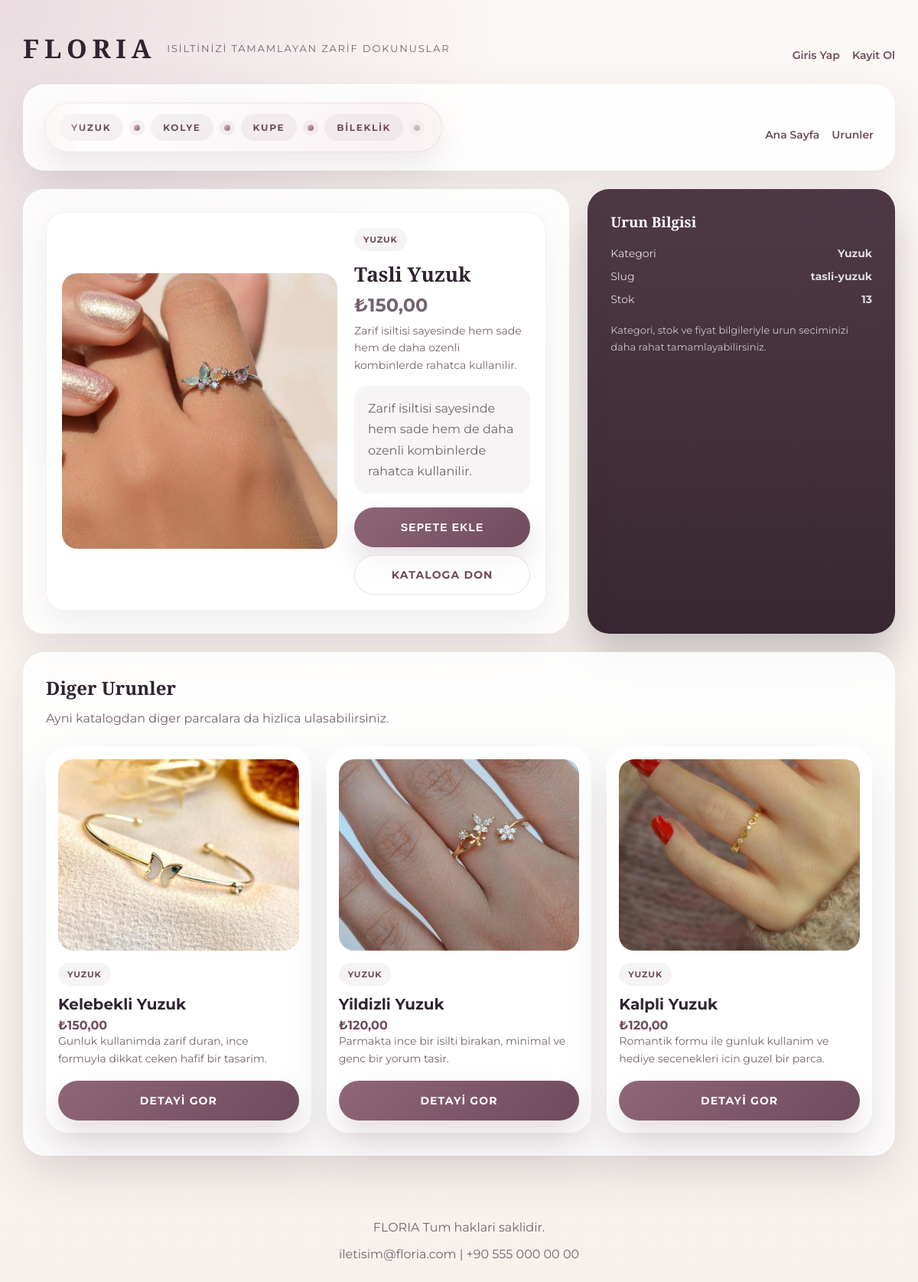
Page /product.php?slug=tasli-yuzuk on the committed database.
### tables this page shows
CREATE TABLE menus (
    id INT UNSIGNED AUTO_INCREMENT PRIMARY KEY,
    title VARCHAR(120) NOT NULL,
    url VARCHAR(255) NOT NULL,
    target VARCHAR(20) NOT NULL DEFAULT '_self',
    sort_order INT NOT NULL DEFAULT 0,
    is_active TINYINT(1) NOT NULL DEFAULT 1,
    created_at TIMESTAMP DEFAULT CURRENT_TIMESTAMP,
    updated_at TIMESTAMP DEFAULT CURRENT_TIMESTAMP ON UPDATE CURRENT_TIMESTAMP
);

CREATE TABLE products (
    id INT UNSIGNED AUTO_INCREMENT PRIMARY KEY,
    category_id INT UNSIGNED NOT NULL,
    name VARCHAR(150) NOT NULL,
    slug VARCHAR(180) NOT NULL UNIQUE,
    short_description VARCHAR(255) DEFAULT NULL,
    description TEXT DEFAULT NULL,
    price DECIMAL(10,2) NOT NULL,
    stock INT NOT NULL DEFAULT 0,
    sku VARCHAR(100) DEFAULT NULL UNIQUE,
    cover_image VARCHAR(255) DEFAULT NULL,
    is_active TINYINT(1) NOT NULL DEFAULT 1,
    created_at TIMESTAMP DEFAULT CURRENT_TIMESTAMP,
    updated_at TIMESTAMP DEFAULT CURRENT_TIMESTAMP ON UPDATE CURRENT_TIMESTAMP,
    CONSTRAINT fk_products_category FOREIGN KEY (category_id) REFERENCES categories(id)
);

CREATE TABLE categories (
    id INT UNSIGNED AUTO_INCREMENT PRIMARY KEY,
    name VARCHAR(120) NOT NULL,
    slug VARCHAR(150) NOT NULL UNIQUE,
    description TEXT DEFAULT NULL,
    sort_order INT NOT NULL DEFAULT 0,
    is_active TINYINT(1) NOT NULL DEFAULT 1,
    created_at TIMESTAMP DEFAULT CURRENT_TIMESTAMP,
    updated_at TIMESTAMP DEFAULT CURRENT_TIMESTAMP ON UPDATE CURRENT_TIMESTAMP
);

### app/repositories/SettingRepository.php (called while the page is built, shortened)
<?php
function settingsAll(PDO $pdo): array
{
    $statement = $pdo->prepare('SELECT * FROM settings ORDER BY setting_key ASC');
    $statement->execute();
    $rows = $statement->fetchAll();
    $settings = [];
    foreach ($rows as $row) {
        $settings[$row['setting_key']] = $row['setting_value'];
    }
    return $settings;
}

### app/helpers/functions.php (called while the page is built, shortened)
<?php
function e(?string $value): string
{
    return htmlspecialchars((string) $value, ENT_QUOTES, 'UTF-8');
}

### app/config/config.php (called while the page is built, shortened)
<?php
return [
    'app_name' => 'FLORIA',
    'app_url' => 'http://localhost:8000',
    'timezone' => 'Europe/Istanbul',
    'locale' => 'tr_TR',
    'db' => [
        'driver' => 'mysql',
        'host' => '127.0.0.1',
        'port' => 3306,
        'database' => 'floria_db',
        'username' => 'root',
        'password' => '',
        'charset' => 'utf8mb4',
        'collation' => 'utf8mb4_unicode_ci',
    ],
    'session' => [
        'name' => 'floria_admin_session',
        'public_name' => 'floria_public_session',
    ],
];

### app/helpers/auth.php (called while the page is built, shortened)
<?php
function startPublicSession(): void
{
    $config = require __DIR__ . '/../config/config.php';
}
function publicUser(): ?array
{
    return $_SESSION['public_user'] ?? null;
}

### app/repositories/MenuRepository.php (called while the page is built, shortened)
<?php
function menuActiveAll(PDO $pdo): array
{
    $statement = $pdo->prepare('SELECT * FROM menus WHERE is_active = 1 ORDER BY sort_order ASC, id ASC');
    $statement->execute();
    return $statement->fetchAll();
}

### app/repositories/ProductRepository.php (called while the page is built, shortened)
<?php
function productFindBySlug(PDO $pdo, string $slug): ?array
{
    $sql = '
        SELECT products.*, categories.name AS category_name
        FROM products
        INNER JOIN categories ON categories.id = products.category_id
        WHERE products.slug = :slug AND products.is_active = 1
        LIMIT 1
    ';
    $statement = $pdo->prepare($sql);
    $statement->execute(['slug' => $slug]);
    $product = $statement->fetch();
    return $product ?: null;
}
function productRecent(PDO $pdo, int $limit = 4): array
{
    $limit = max(1, $limit);
    $statement = $pdo->prepare("SELECT products.*, categories.name AS category_name
        FROM products
        INNER JOIN categories ON categories.id = products.category_id
        WHERE products.is_active = 1
        ORDER BY products.created_at DESC
        LIMIT {$limit}");
    $statement->execute();
    return $statement->fetchAll();
}

### public/product.php (the view, shortened to what this page needs)
<?php
require_once dirname(__DIR__) . '/app/bootstrap.php';
$slug = trim((string) ($_GET['slug'] ?? ''));
try {
    $settings = settingsAll($pdo);
    $menus = menuActiveAll($pdo);
    $product = $slug !== '' ? productFindBySlug($pdo, $slug) : null;
    $relatedProducts = productRecent($pdo, 3);
} catch (Throwable $exception) {
    $settings = [];
    $menus = [];
    $product = null;
    $relatedProducts = [];
    logSystemError('public_product_detail_error', $exception->getMessage());
}
$siteTitle = $settings['site_title'] ?? 'FLORIA';
$siteTagline = $settings['site_tagline'] ?? 'Zarafetin yeni hali';
require dirname(__DIR__) . '/app/views/layouts/public_header.php';
?>
<main class="catalog-page">
    <div class="catalog-shell">
        <?php require dirname(__DIR__) . '/app/views/components/public_site_header.php'; ?>
        <?php if (!$product): ?>
            <div class="empty-state">Aradiginiz urun bulunamadi.</div>
        <?php else: ?>
            <section class="cart-layout">
                <section class="panel-card">
                    <div class="cart-item" style="grid-template-columns: minmax(280px, 360px) 1fr;">
                        <img src="<?= e('../' . ($product['cover_image'] ?: 'images/kelebekli-yuzuk.jpg')); ?>" alt="<?= e($product['name']); ?>" style="width:100%; height:360px;">
                        <div class="cart-info">
                            <span class="product-meta"><?= e($product['category_name']); ?></span>
                            <h3><?= e($product['name']); ?></h3>
                            <p class="price">₺<?= e(number_format((float) $product['price'], 2, ',', '.')); ?></p>
                            <div class="cart-caption"><?= e($product['short_description'] ?: 'Kisa aciklama eklenmemis.'); ?></div>
                            <div class="cart-note" style="margin-top:16px;">
                                <?= e($product['description'] ?: 'Bu urun gunluk kullanimdan ozel gun kombinlerine kadar rahatca eslik edecek zarif bir secim sunar.'); ?>
                            </div>
                            <div class="product-actions" style="margin-top: 18px;">
                                <button class="primary-btn" type="button" onclick='addToCart(<?= json_encode([
                                    'id' => (int) $product['id'],
                                    'ad' => $product['name'],
                                    'fiyat' => '₺' . number_format((float) $product['price'], 2, ',', '.'),
                                    'resim' => '../' . ($product['cover_image'] ?: 'images/kelebekli-yuzuk.jpg'),
                                ], JSON_UNESCAPED_UNICODE | JSON_UNESCAPED_SLASHES); ?>)'>Sepete Ekle</button>
                                <a class="secondary-btn" href="products.php">Kataloga Don</a>
                            </div>
                        </div>
                    </div>
                </section>
                <aside class="summary-card">
                    <h3>Urun Bilgisi</h3>
                    <div class="summary-list">
                        <div class="summary-row"><span>Kategori</span><strong><?= e($product['category_name']); ?></strong></div>
                        <div class="summary-row"><span>Slug</span><strong><?= e($product['slug']); ?></strong></div>
                        <div class="summary-row"><span>Stok</span><strong><?= e((string) $product['stock']); ?></strong></div>
                    </div>
                    <p class="summary-note">Kategori, stok ve fiyat bilgileriyle urun seciminizi daha rahat tamamlayabilirsiniz.</p>
                </aside>
            </section>
            <?php if (!empty($relatedProducts)): ?>
                <section class="panel-card" style="margin-top: 24px;">
                    <div class="panel-header">
                        <div>
                            <h2>Diger Urunler</h2>
                            <p>Ayni katalogdan diger parcalara da hizlica ulasabilirsiniz.</p>
                        </div>
                    </div>
                    <div class="product-grid">
                        <?php foreach ($relatedProducts as $related): ?>
                            <article class="product-card">
                                <img class="product-image" src="<?= e('../' . ($related['cover_image'] ?: 'images/kelebekli-yuzuk.jpg')); ?>" alt="<?= e($related['name']); ?>">
                                <span class="product-meta"><?= e($related['category_name']); ?></span>
                                <h3><?= e($related['name']); ?></h3>
                                <p>₺<?= e(number_format((float) $related['price'], 2, ',', '.')); ?></p>
                                <div class="product-copy"><?= e($related['short_description'] ?: 'Kisa aciklama eklenmemis.'); ?></div>
                                <div class="product-actions">
                                    <a class="primary-btn" href="product.php?slug=<?= e($related['slug']); ?>">Detayi Gor</a>
                                </div>
                            </article>
                        <?php endforeach; ?>
                    </div>
                </section>
            <?php endif; ?>
        <?php endif; ?>
    </div>
</main>
<?php require dirname(__DIR__) . '/app/views/components/public_site_footer.php'; ?>
<?php require dirname(__DIR__) . '/app/views/layouts/public_footer.php'; ?>

### app/views/components/public_site_header.php (shortened to what this page needs)
<?php
$siteTitle = $siteTitle ?? 'FLORIA';
$siteTagline = $siteTagline ?? 'Zarafetin yeni hali';
$menus = $menus ?? [];
$publicUser = publicUser();
?>
<div class="page-topbar">
    <a href="index.php" class="page-brand">
        <strong><?= e($siteTitle); ?></strong>
        <span><?= e($siteTagline); ?></span>
    </a>
    <div class="auth-links">
        <?php if ($publicUser): ?>
            <a href="orders.php">Siparislerim</a>
            <a href="cart.php">Sepetim</a>
            <a href="logout.php">Cikis Yap</a>
        <?php else: ?>
            <a href="login.php">Giris Yap</a>
            <a href="register.php">Kayit Ol</a>
        <?php endif; ?>
    </div>
</div>
<?php if (!empty($menus)): ?>
    <section class="catalog-toolbar" style="margin-bottom: 24px;">
        <div>
            <div class="jewelry-ribbon" aria-label="Takı kategorileri">
                <div class="jewelry-ribbon-track">
                    <div class="jewelry-ribbon-group">
                        <span class="jewelry-pill">Yuzuk</span>
                        <span class="jewelry-dot"></span>
                        <span class="jewelry-pill">Kolye</span>
                        <span class="jewelry-dot"></span>
                        <span class="jewelry-pill">Kupe</span>
                        <span class="jewelry-dot"></span>
                        <span class="jewelry-pill">Bileklik</span>
                        <span class="jewelry-dot"></span>
                        <span class="jewelry-pill">Zarif Detaylar</span>
                    </div>
                </div>
            </div>
        </div>
        <div class="auth-links">
            <?php foreach ($menus as $menu): ?>
                <?php
                $menuUrl = (string) ($menu['url'] ?? '');
                $menuTitle = mb_strtolower((string) ($menu['title'] ?? ''), 'UTF-8');
                $isAuthMenu = str_contains($menuUrl, 'login.php')
                    || str_contains($menuUrl, 'register.php')
                    || str_contains($menuTitle, 'giris')
                    || str_contains($menuTitle, 'kayit');
                if ($isAuthMenu) {
                    continue;
                }
                ?>
                <a href="<?= e($menu['url']); ?>" target="<?= e($menu['target']); ?>"><?= e($menu['title']); ?></a>
            <?php endforeach; ?>
        </div>
    </section>
<?php endif; ?>

### rows in the picture
menus: title "Ana Sayfa"
menus: title "Urunler"
products: cover_image (picture), category.name "YUZUK", name "Tasli Yuzuk", price "150,00", short_description "Zarif isiltisi sayesinde hem sade hem de daha ozenli kombinlerde rahatca kullanilir.", description "Zarif isiltisi sayesinde hem sade hem de daha ozenli kombinlerde rahatca kullanilir.", category.name "Yuzuk", slug "tasli-yuzuk", stock "13"
products: cover_image (picture), category.name "YUZUK", name "Kelebekli Yuzuk", price "150,00", short_description "Gunluk kullanimda zarif duran, ince formuyla dikkat ceken hafif bir tasarim."
products: cover_image (picture), category.name "YUZUK", name "Yildizli Yuzuk", price "120,00", short_description "Parmakta ince bir isilti birakan, minimal ve genc bir yorum tasir."
products: cover_image (picture), category.name "YUZUK", name "Kalpli Yuzuk", price "120,00", short_description "Romantik formu ile gunluk kullanim ve hediye secenekleri icin guzel bir parca."

### other values in the picture
$siteTitle "FLORIA"
$siteTagline "ISILTINIZI TAMAMLAYAN ZARIF DOKUNUSLAR"
$settings['footer_text'] "FLORIA Tum haklari saklidir."
$settings['contact_email'] "iletisim@floria.com"
$settings['contact_phone'] "+90 555 000 00 00"
